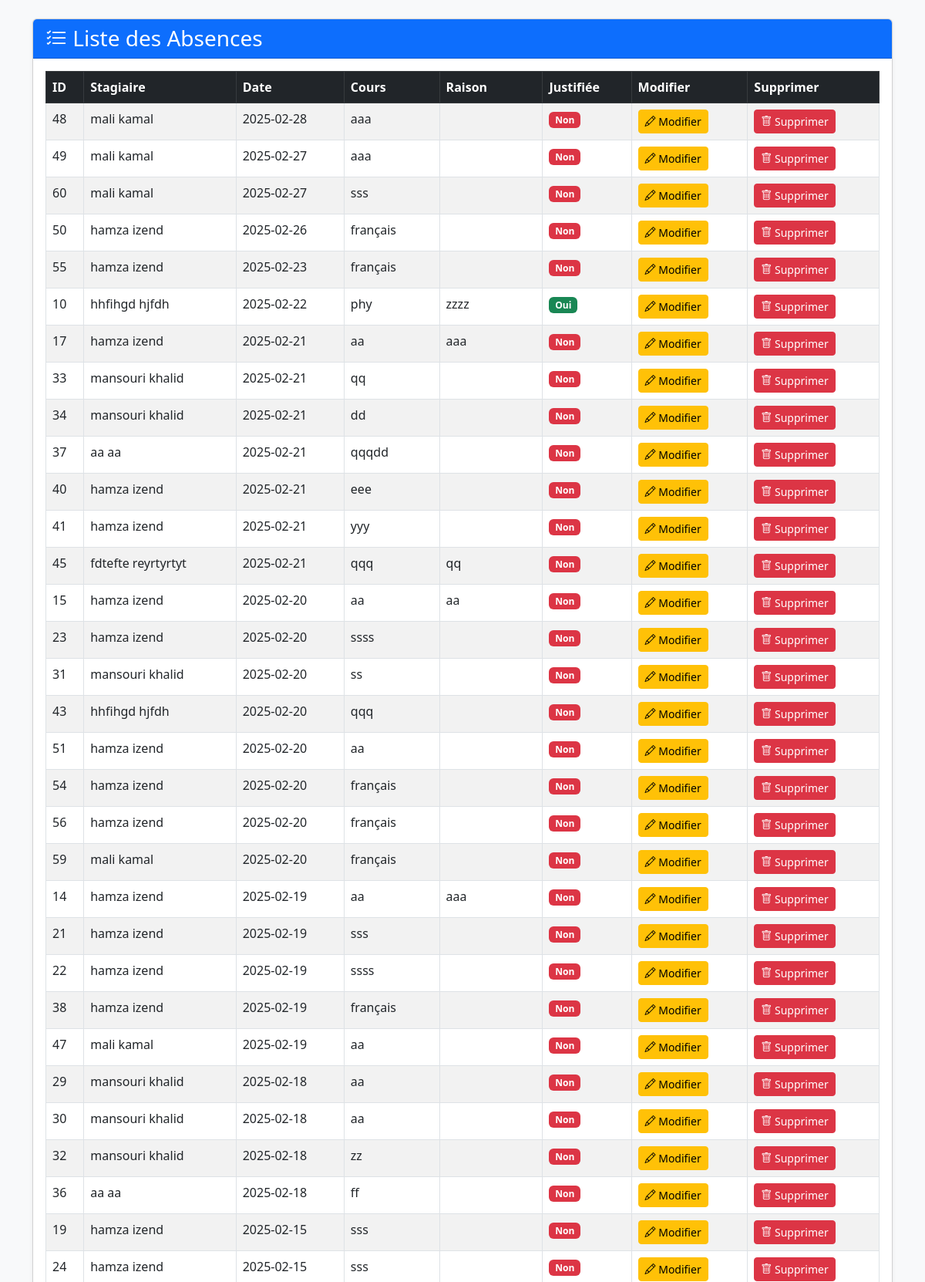
Page /liste_absence.php (upper part) on the committed database.
### tables this page shows
CREATE TABLE `absences` (
  `id` int(11) NOT NULL,
  `stagiaire_id` int(11) NOT NULL,
  `date_absence` date NOT NULL,
  `cours` varchar(100) NOT NULL,
  `raison` text DEFAULT NULL,
  `justifie` tinyint(1) DEFAULT 0
);

CREATE TABLE `stagiaires` (
  `id` int(11) NOT NULL,
  `nom` varchar(100) NOT NULL,
  `prenom` varchar(100) NOT NULL,
  `programme` varchar(100) NOT NULL,
  `email` varchar(150) DEFAULT NULL,
  `date_inscription` timestamp NOT NULL DEFAULT current_timestamp()
);

### liste_absence.php (the view, shortened to what this page needs)
<?php
include 'baseDonnee.php';
try {
    $stmt = $pdo->query("
        SELECT absences.*, stagiaires.nom, stagiaires.prenom
        FROM absences
        JOIN stagiaires ON absences.stagiaire_id = stagiaires.id
        ORDER BY date_absence DESC
    ");
    $absences = $stmt->fetchAll();
} catch (PDOException $e) {
    $message = "<div class='alert alert-danger'>Erreur : " . $e->getMessage() . "</div>";
}
?>
<!DOCTYPE html>
<html lang="fr">
<head>
    <link href="https://cdn.jsdelivr.net/npm/bootstrap@5.3.0/dist/css/bootstrap.min.css" rel="stylesheet">
    <link href="https://cdn.jsdelivr.net/npm/bootstrap-icons/font/bootstrap-icons.css" rel="stylesheet">
</head>
<body class="bg-light">
<div class="container mt-4">
    <div class="card shadow-sm">
        <div class="card-header bg-primary text-white">
            <h3 class="mb-0"><i class="bi bi-list-check"></i> Liste des Absences</h3>
        </div>
        <div class="card-body">
            <div class="table-responsive">
                <table class="table table-bordered table-striped table-hover">
                    <thead class="table-dark">
                        <tr>
                            <th>ID</th>
                            <th>Stagiaire</th>
                            <th>Date</th>
                            <th>Cours</th>
                            <th>Raison</th>
                            <th>Justifiée</th>
                            <th>Modifier</th>
                            <th>Supprimer</th>
                        </tr>
                    </thead>
                    <tbody>
                        <?php foreach ($absences as $absence): ?>
                        <tr>
                            <td><?= $absence['id'] ?></td>
                            <td><?= htmlspecialchars($absence['nom'] . ' ' . $absence['prenom']) ?></td>
                            <td><?= htmlspecialchars($absence['date_absence']) ?></td>
                            <td><?= htmlspecialchars($absence['cours']) ?></td>
                            <td><?= htmlspecialchars($absence['raison']) ?></td>
                            <td>
                                <?php if ($absence['justifie']): ?>
                                    <span class="badge bg-success">Oui</span>
                                <?php else: ?>
                                    <span class="badge bg-danger">Non</span>
                                <?php endif; ?>
                            </td>
                            <td>
                                <a href="modifier_absence.php?id=<?= $absence['id'] ?>" class="btn btn-warning btn-sm">
                                    <i class="bi bi-pencil"></i> Modifier
                                </a>
                            </td>
                            <td>
                                <form method="POST" onsubmit="return confirm('Êtes-vous sûr de vouloir supprimer cette absence ?');">
                                    <button type="submit" class="btn btn-danger btn-sm">
                                        <i class="bi bi-trash"></i> Supprimer
                                    </button>
                                </form>
                            </td>
                        </tr>
                        <?php endforeach; ?>
                    </tbody>
                </table>
            </div>
        </div>
    </div>
</div>
</body>
</html>

### rows in the picture
absences: id "48", stagiaire.prenom "mali kamal", date_absence "2025-02-28", cours "aaa", justifie "Non"
absences: id "49", stagiaire.prenom "mali kamal", date_absence "2025-02-27", cours "aaa", justifie "Non"
absences: id "60", stagiaire.prenom "mali kamal", date_absence "2025-02-27", cours "sss", justifie "Non"
absences: id "50", stagiaire.prenom "hamza izend", date_absence "2025-02-26", cours "français", justifie "Non"
absences: id "55", stagiaire.prenom "hamza izend", date_absence "2025-02-23", cours "français", justifie "Non"
absences: id "10", stagiaire.prenom "hhfihgd hjfdh", date_absence "2025-02-22", cours "phy", raison "zzzz", justifie "Oui"
absences: id "17", stagiaire.prenom "hamza izend", date_absence "2025-02-21", cours "aa", raison "aaa", justifie "Non"
absences: id "33", stagiaire.prenom "mansouri khalid", date_absence "2025-02-21", cours "qq", justifie "Non"
absences: id "34", stagiaire.prenom "mansouri khalid", date_absence "2025-02-21", cours "dd", justifie "Non"
absences: id "37", stagiaire.prenom "aa aa", date_absence "2025-02-21", cours "qqqdd", justifie "Non"
absences: id "40", stagiaire.prenom "hamza izend", date_absence "2025-02-21", cours "eee", justifie "Non"
absences: id "41", stagiaire.prenom "hamza izend", date_absence "2025-02-21", cours "yyy", justifie "Non"
absences: id "45", stagiaire.prenom "fdtefte reyrtyrtyt", date_absence "2025-02-21", cours "qqq", raison "qq", justifie "Non"
absences: id "15", stagiaire.prenom "hamza izend", date_absence "2025-02-20", cours "aa", raison "aa", justifie "Non"
absences: id "23", stagiaire.prenom "hamza izend", date_absence "2025-02-20", cours "ssss", justifie "Non"
absences: id "31", stagiaire.prenom "mansouri khalid", date_absence "2025-02-20", cours "ss", justifie "Non"
absences: id "43", stagiaire.prenom "hhfihgd hjfdh", date_absence "2025-02-20", cours "qqq", justifie "Non"
absences: id "51", stagiaire.prenom "hamza izend", date_absence "2025-02-20", cours "aa", justifie "Non"
absences: id "54", stagiaire.prenom "hamza izend", date_absence "2025-02-20", cours "français", justifie "Non"
absences: id "56", stagiaire.prenom "hamza izend", date_absence "2025-02-20", cours "français", justifie "Non"
absences: id "59", stagiaire.prenom "mali kamal", date_absence "2025-02-20", cours "français", justifie "Non"
absences: id "14", stagiaire.prenom "hamza izend", date_absence "2025-02-19", cours "aa", raison "aaa", justifie "Non"
absences: id "21", stagiaire.prenom "hamza izend", date_absence "2025-02-19", cours "sss", justifie "Non"
absences: id "22", stagiaire.prenom "hamza izend", date_absence "2025-02-19", cours "ssss", justifie "Non"
absences: id "38", stagiaire.prenom "hamza izend", date_absence "2025-02-19", cours "français", justifie "Non"
absences: id "47", stagiaire.prenom "mali kamal", date_absence "2025-02-19", cours "aa", justifie "Non"
absences: id "29", stagiaire.prenom "mansouri khalid", date_absence "2025-02-18", cours "aa", justifie "Non"
absences: id "30", stagiaire.prenom "mansouri khalid", date_absence "2025-02-18", cours "aa", justifie "Non"
absences: id "32", stagiaire.prenom "mansouri khalid", date_absence "2025-02-18", cours "zz", justifie "Non"
absences: id "36", stagiaire.prenom "aa aa", date_absence "2025-02-18", cours "ff", justifie "Non"
absences: id "19", stagiaire.prenom "hamza izend", date_absence "2025-02-15", cours "sss", justifie "Non"
absences: id "24", stagiaire.prenom "hamza izend", date_absence "2025-02-15", cours "sss", justifie "Non"
